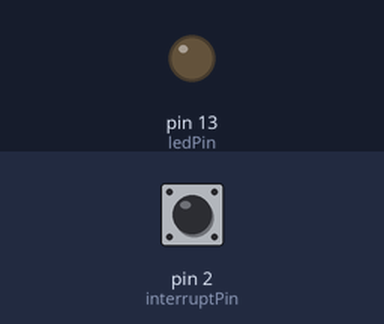
This sketch was run on a simulated Arduino Uno, built with avr-gcc and run on an emulated ATmega328P. On the bench: output pins drawn as LEDs (lit = HIGH). Inputs (shaded band) come from the test bench; at power-on: pin 2 (interruptPin) LOW.

Above: at 1.2 s.
1.3 s: pin 2 (interruptPin) pulled HIGH for 0.15 s
At 1.8 s:
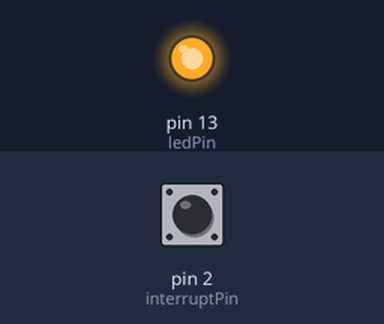
2.9 s: pin 2 (interruptPin) pulled HIGH for 1 s
At 4.2 s:
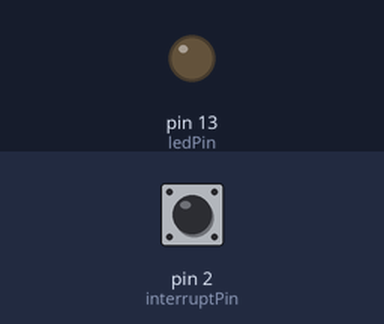
5.4 s: pin 2 (interruptPin) pulled HIGH for 3.2 s
At 6.1 s:
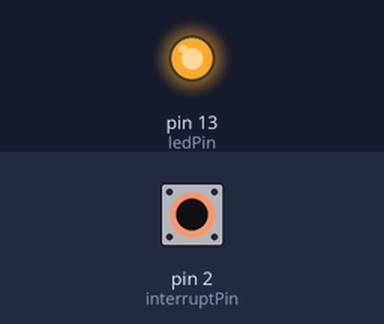
Timing chart, 0 to 8.4 s (numbered marks = the images above; inputs shaded):
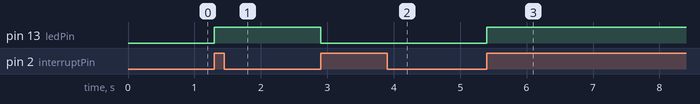

The sketch:

Encoder_Test.ino
```cpp
const byte ledPin = 13;
const byte interruptPin = 2;
volatile byte state = LOW;

void setup() {

pinMode(ledPin, OUTPUT);

pinMode(interruptPin, INPUT);
// configure the interrupt call-back: blink is called everytime the pin
// goes from low to high.
attachInterrupt(digitalPinToInterrupt(interruptPin), blink, RISING);
}

void loop() {
  digitalWrite(ledPin, state);
}

void blink() {
  state = !state;
}
```

Measured:
- after the input at 1.3 s, pin 13 (ledPin): LOW → HIGH at once
- after the input at 2.9 s, pin 13 (ledPin): HIGH → LOW at once
- after the input at 5.4 s, pin 13 (ledPin): LOW → HIGH at once
